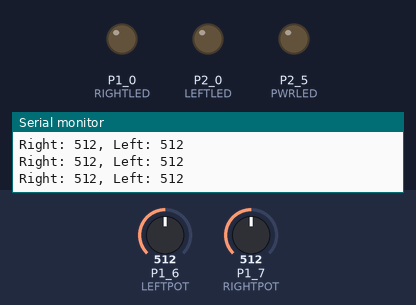
A sketch run on a simulated TI MSP430 LaunchPad. On the bench: output pins drawn as LEDs (lit = HIGH), the last lines printed to the serial monitor. The test bench sets the inputs (shaded band); at power-on: P1_6 (LEFTPOT) = 512, P1_7 (RIGHTPOT) = 512.

Above: at 1.3 s.
1.4 s: P1_6 (LEFTPOT) set to 526
At 1.8 s:
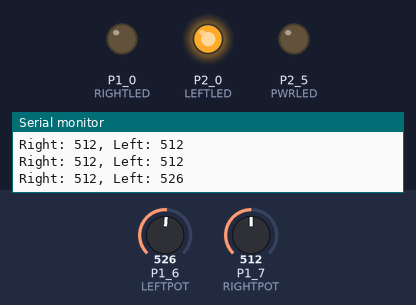
3.0 s: P1_7 (RIGHTPOT) set to 529
At 4.2 s:
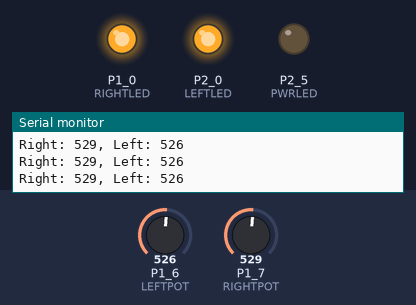
4.5 s: P1_6 (LEFTPOT) set to 511
At 5.4 s:
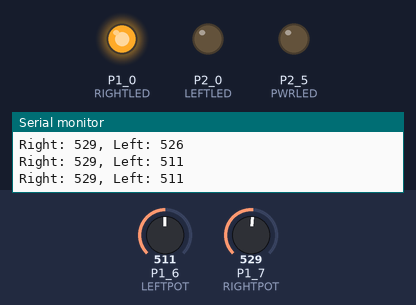
6.0 s: P1_6 (LEFTPOT) set to 716
At 6.6 s:
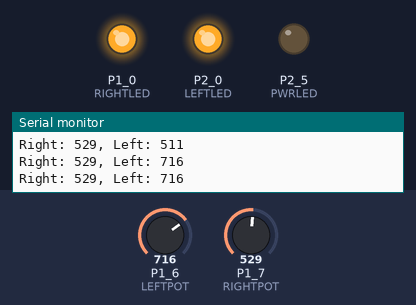
7.5 s: P1_6 (LEFTPOT) set to 502
At 7.8 s:
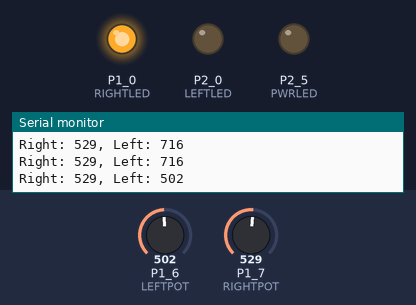
Timing chart, 0 to 10.0 s (numbered marks = the images above; inputs shaded):
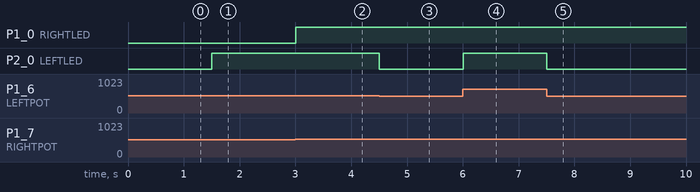

The sketch:

BristleBotReadPotLED.ino
```cpp
/*
  BristleBot Read Potentiometer

  Uses the analogRead to read the ADC value the that left and
  right tuning potentiometers are attached to. The measured values
  are sent back via the serial port.
*/

#define PWRLED P2_5
#define RIGHTLED P1_0
#define LEFTLED P2_0
#define LEFTPOT P1_6
#define RIGHTPOT P1_7

int leftValue, rightValue;

// the setup routine runs once when you press reset:
void setup() {
  // initialize serial communication at 9600 bits per second:
  Serial.begin(9600);

  pinMode(PWRLED, OUTPUT);
  pinMode(LEFTLED, OUTPUT);
  pinMode(RIGHTLED, OUTPUT);
}

// the loop routine runs over and over again forever:
void loop() {
  digitalWrite(PWRLED, HIGH);

  leftValue = analogRead(LEFTPOT);   // read the input on pin P1.7
  rightValue = analogRead(RIGHTPOT);  // read the input on pin P1.6

  // turn on front LEDs if analog value from the potentiometer is greater than 512
  if (leftValue > 512){
    digitalWrite(LEFTLED, HIGH);
  }
  else {
    digitalWrite(LEFTLED, LOW);
  }

    if (rightValue > 512){
    digitalWrite(RIGHTLED, HIGH);
  }
  else {
    digitalWrite(RIGHTLED, LOW);
  }


  // print out the values you read:
  Serial.print("Right: ");
  Serial.print(rightValue);
  Serial.print(", Left: ");
  Serial.println(leftValue);
  digitalWrite(PWRLED, LOW);
  delay(500); // delay in between read
}
```

Measured:
- the behaviour switches between 512 and 513 on P1_6 (LEFTPOT) (found by bisection; images 0 and 1)
- the behaviour switches between 512 and 513 on P1_7 (RIGHTPOT) (found by bisection; images 1 and 2)
- after the input at 1.4 s, P2_0 (LEFTLED): LOW → HIGH after 0.10 s
- after the input at 3.0 s, P1_0 (RIGHTLED): LOW → HIGH at once
- after the input at 4.5 s, P2_0 (LEFTLED): HIGH → LOW at once
- after the input at 6.0 s, P2_0 (LEFTLED): LOW → HIGH at once
- after the input at 7.5 s, P2_0 (LEFTLED): HIGH → LOW at once
